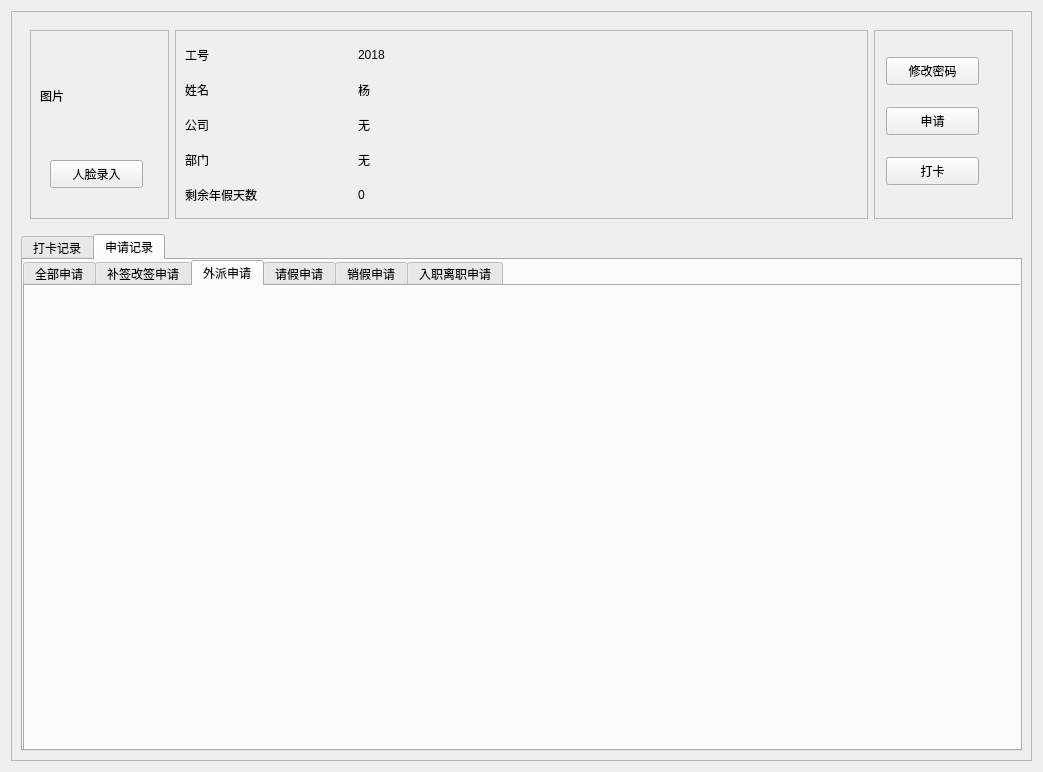
<?xml version="1.0" encoding="UTF-8"?>
<ui version="4.0">
 <class>info</class>
 <widget class="QWidget" name="info">
  <property name="geometry">
   <rect>
    <x>0</x>
    <y>0</y>
    <width>1043</width>
    <height>772</height>
   </rect>
  </property>
  <property name="windowTitle">
   <string>个人主页</string>
  </property>
  <property name="styleSheet">
   <string notr="true"/>
  </property>
  <layout class="QVBoxLayout" name="verticalLayout">
   <item>
    <widget class="QFrame" name="frame">
     <property name="sizePolicy">
      <sizepolicy hsizetype="Preferred" vsizetype="Preferred">
       <horstretch>0</horstretch>
       <verstretch>3</verstretch>
      </sizepolicy>
     </property>
     <property name="frameShape">
      <enum>QFrame::StyledPanel</enum>
     </property>
     <property name="frameShadow">
      <enum>QFrame::Raised</enum>
     </property>
     <layout class="QVBoxLayout" name="verticalLayout_2">
      <item>
       <widget class="QWidget" name="widget" native="true">
        <property name="sizePolicy">
         <sizepolicy hsizetype="Expanding" vsizetype="Expanding">
          <horstretch>0</horstretch>
          <verstretch>2</verstretch>
         </sizepolicy>
        </property>
        <layout class="QHBoxLayout" name="horizontalLayout">
         <item>
          <widget class="QFrame" name="frame_4">
           <property name="sizePolicy">
            <sizepolicy hsizetype="Expanding" vsizetype="Preferred">
             <horstretch>1</horstretch>
             <verstretch>0</verstretch>
            </sizepolicy>
           </property>
           <property name="frameShape">
            <enum>QFrame::StyledPanel</enum>
           </property>
           <property name="frameShadow">
            <enum>QFrame::Raised</enum>
           </property>
           <widget class="QPushButton" name="faceCollectionButton">
            <property name="geometry">
             <rect>
              <x>20</x>
              <y>130</y>
              <width>93</width>
              <height>28</height>
             </rect>
            </property>
            <property name="text">
             <string>人脸录入</string>
            </property>
           </widget>
           <widget class="QLabel" name="StaffImglabel">
            <property name="geometry">
             <rect>
              <x>10</x>
              <y>10</y>
              <width>111</width>
              <height>111</height>
             </rect>
            </property>
            <property name="text">
             <string>图片</string>
            </property>
           </widget>
          </widget>
         </item>
         <item>
          <widget class="QFrame" name="frame_info">
           <property name="sizePolicy">
            <sizepolicy hsizetype="Expanding" vsizetype="Preferred">
             <horstretch>5</horstretch>
             <verstretch>0</verstretch>
            </sizepolicy>
           </property>
           <property name="frameShape">
            <enum>QFrame::StyledPanel</enum>
           </property>
           <property name="frameShadow">
            <enum>QFrame::Raised</enum>
           </property>
           <layout class="QGridLayout" name="gridLayout">
            <item row="2" column="0">
             <widget class="QLabel" name="Label3">
              <property name="sizePolicy">
               <sizepolicy hsizetype="Expanding" vsizetype="Preferred">
                <horstretch>1</horstretch>
                <verstretch>0</verstretch>
               </sizepolicy>
              </property>
              <property name="text">
               <string>公司</string>
              </property>
             </widget>
            </item>
            <item row="1" column="0">
             <widget class="QLabel" name="Label2">
              <property name="sizePolicy">
               <sizepolicy hsizetype="Expanding" vsizetype="Preferred">
                <horstretch>1</horstretch>
                <verstretch>0</verstretch>
               </sizepolicy>
              </property>
              <property name="text">
               <string>姓名</string>
              </property>
             </widget>
            </item>
            <item row="1" column="1">
             <widget class="QLabel" name="staffNameLabel">
              <property name="sizePolicy">
               <sizepolicy hsizetype="Expanding" vsizetype="Preferred">
                <horstretch>3</horstretch>
                <verstretch>0</verstretch>
               </sizepolicy>
              </property>
              <property name="text">
               <string>杨</string>
              </property>
             </widget>
            </item>
            <item row="2" column="1">
             <widget class="QLabel" name="staffCompanyLabel">
              <property name="sizePolicy">
               <sizepolicy hsizetype="Expanding" vsizetype="Preferred">
                <horstretch>3</horstretch>
                <verstretch>0</verstretch>
               </sizepolicy>
              </property>
              <property name="text">
               <string>无</string>
              </property>
             </widget>
            </item>
            <item row="0" column="1">
             <widget class="QLabel" name="staffIdLabel">
              <property name="sizePolicy">
               <sizepolicy hsizetype="Expanding" vsizetype="Preferred">
                <horstretch>3</horstretch>
                <verstretch>0</verstretch>
               </sizepolicy>
              </property>
              <property name="text">
               <string>2018</string>
              </property>
             </widget>
            </item>
            <item row="3" column="0">
             <widget class="QLabel" name="label">
              <property name="text">
               <string>部门</string>
              </property>
             </widget>
            </item>
            <item row="3" column="1">
             <widget class="QLabel" name="departmentLabel">
              <property name="text">
               <string>无</string>
              </property>
             </widget>
            </item>
            <item row="0" column="0">
             <widget class="QLabel" name="label1">
              <property name="sizePolicy">
               <sizepolicy hsizetype="Expanding" vsizetype="Preferred">
                <horstretch>1</horstretch>
                <verstretch>0</verstretch>
               </sizepolicy>
              </property>
              <property name="text">
               <string>工号</string>
              </property>
             </widget>
            </item>
            <item row="4" column="0">
             <widget class="QLabel" name="label_3">
              <property name="text">
               <string>剩余年假天数</string>
              </property>
             </widget>
            </item>
            <item row="4" column="1">
             <widget class="QLabel" name="leavedaysLabel">
              <property name="text">
               <string>0</string>
              </property>
             </widget>
            </item>
           </layout>
          </widget>
         </item>
         <item>
          <widget class="QFrame" name="frame_2">
           <property name="sizePolicy">
            <sizepolicy hsizetype="Expanding" vsizetype="Preferred">
             <horstretch>1</horstretch>
             <verstretch>0</verstretch>
            </sizepolicy>
           </property>
           <property name="frameShape">
            <enum>QFrame::StyledPanel</enum>
           </property>
           <property name="frameShadow">
            <enum>QFrame::Raised</enum>
           </property>
           <widget class="QPushButton" name="changepwdButton">
            <property name="geometry">
             <rect>
              <x>12</x>
              <y>27</y>
              <width>93</width>
              <height>28</height>
             </rect>
            </property>
            <property name="text">
             <string>修改密码</string>
            </property>
           </widget>
           <widget class="QPushButton" name="applicationButton">
            <property name="geometry">
             <rect>
              <x>12</x>
              <y>77</y>
              <width>93</width>
              <height>28</height>
             </rect>
            </property>
            <property name="text">
             <string>申请</string>
            </property>
           </widget>
           <widget class="QPushButton" name="attButton">
            <property name="geometry">
             <rect>
              <x>12</x>
              <y>127</y>
              <width>93</width>
              <height>28</height>
             </rect>
            </property>
            <property name="text">
             <string>打卡</string>
            </property>
           </widget>
          </widget>
         </item>
        </layout>
       </widget>
      </item>
      <item>
       <widget class="QTabWidget" name="infoWidget">
        <property name="sizePolicy">
         <sizepolicy hsizetype="Preferred" vsizetype="Expanding">
          <horstretch>0</horstretch>
          <verstretch>5</verstretch>
         </sizepolicy>
        </property>
        <property name="currentIndex">
         <number>1</number>
        </property>
        <widget class="QWidget" name="recordTab">
         <property name="baseSize">
          <size>
           <width>100</width>
           <height>100</height>
          </size>
         </property>
         <attribute name="title">
          <string>打卡记录</string>
         </attribute>
         <layout class="QHBoxLayout" name="horizontalLayout_2" stretch="1,17,1,7,1">
          <item>
           <spacer name="horizontalSpacer">
            <property name="orientation">
             <enum>Qt::Horizontal</enum>
            </property>
            <property name="sizeType">
             <enum>QSizePolicy::Expanding</enum>
            </property>
            <property name="sizeHint" stdset="0">
             <size>
              <width>40</width>
              <height>20</height>
             </size>
            </property>
           </spacer>
          </item>
          <item>
           <widget class="QCalendarWidget" name="staffcalendar">
            <property name="sizePolicy">
             <sizepolicy hsizetype="Expanding" vsizetype="Preferred">
              <horstretch>7</horstretch>
              <verstretch>0</verstretch>
             </sizepolicy>
            </property>
            <property name="verticalHeaderFormat">
             <enum>QCalendarWidget::NoVerticalHeader</enum>
            </property>
            <property name="navigationBarVisible">
             <bool>true</bool>
            </property>
           </widget>
          </item>
          <item>
           <spacer name="horizontalSpacer_2">
            <property name="orientation">
             <enum>Qt::Horizontal</enum>
            </property>
            <property name="sizeType">
             <enum>QSizePolicy::Expanding</enum>
            </property>
            <property name="sizeHint" stdset="0">
             <size>
              <width>40</width>
              <height>20</height>
             </size>
            </property>
           </spacer>
          </item>
          <item>
           <widget class="QFrame" name="frame_3">
            <property name="sizePolicy">
             <sizepolicy hsizetype="Expanding" vsizetype="Preferred">
              <horstretch>2</horstretch>
              <verstretch>0</verstretch>
             </sizepolicy>
            </property>
            <property name="frameShape">
             <enum>QFrame::StyledPanel</enum>
            </property>
            <property name="frameShadow">
             <enum>QFrame::Raised</enum>
            </property>
            <layout class="QVBoxLayout" name="verticalLayout_4">
             <item>
              <widget class="QLabel" name="dateLabel">
               <property name="text">
                <string>日期</string>
               </property>
              </widget>
             </item>
             <item>
              <widget class="QLabel" name="label_9">
               <property name="text">
                <string>上班打卡</string>
               </property>
              </widget>
             </item>
             <item>
              <widget class="QLabel" name="onAttLabel">
               <property name="text">
                <string>打卡时间，状态</string>
               </property>
              </widget>
             </item>
             <item>
              <widget class="QLabel" name="label_10">
               <property name="text">
                <string>下班打卡</string>
               </property>
              </widget>
             </item>
             <item>
              <widget class="QLabel" name="offAttLabel">
               <property name="text">
                <string>打卡时间、状态</string>
               </property>
              </widget>
             </item>
            </layout>
           </widget>
          </item>
          <item>
           <spacer name="horizontalSpacer_3">
            <property name="orientation">
             <enum>Qt::Horizontal</enum>
            </property>
            <property name="sizeType">
             <enum>QSizePolicy::Expanding</enum>
            </property>
            <property name="sizeHint" stdset="0">
             <size>
              <width>40</width>
              <height>20</height>
             </size>
            </property>
           </spacer>
          </item>
         </layout>
        </widget>
        <widget class="QWidget" name="applicationTab">
         <attribute name="title">
          <string>申请记录</string>
         </attribute>
         <widget class="QTabWidget" name="appWidget">
          <property name="geometry">
           <rect>
            <x>0</x>
            <y>0</y>
            <width>1001</width>
            <height>491</height>
           </rect>
          </property>
          <property name="currentIndex">
           <number>2</number>
          </property>
          <widget class="QWidget" name="allApplicationTab">
           <attribute name="title">
            <string>全部申请</string>
           </attribute>
          </widget>
          <widget class="QWidget" name="attApplicationTab">
           <attribute name="title">
            <string>补签改签申请</string>
           </attribute>
          </widget>
          <widget class="QWidget" name="outApplicationTab">
           <attribute name="title">
            <string>外派申请</string>
           </attribute>
          </widget>
          <widget class="QWidget" name="vacationApplicationTab">
           <attribute name="title">
            <string>请假申请</string>
           </attribute>
          </widget>
          <widget class="QWidget" name="backApplicationTab">
           <attribute name="title">
            <string>销假申请</string>
           </attribute>
          </widget>
          <widget class="QWidget" name="entryQuitTab">
           <attribute name="title">
            <string>入职离职申请</string>
           </attribute>
          </widget>
         </widget>
        </widget>
       </widget>
      </item>
     </layout>
    </widget>
   </item>
  </layout>
 </widget>
 <resources/>
 <connections/>
</ui>
